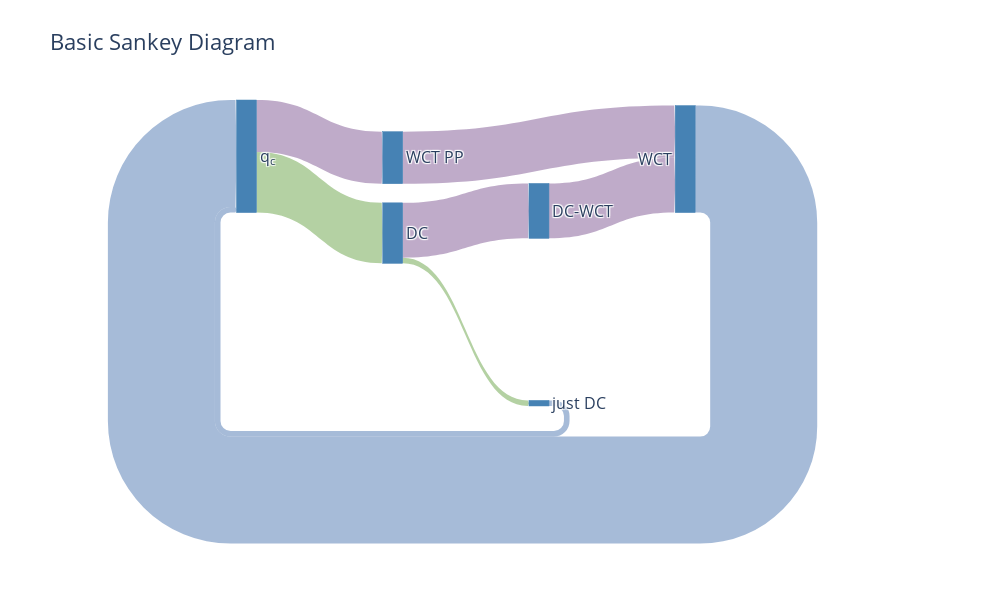

This figure's notebook cell:
### Markdown cell above
## Distribución de caudales
Distribución de caudales en el sistema

### Code cell
import plotly.graph_objects as go
from solhycool_visualizations.constants import color_palette, default_fontsize

case_study = list(opt_results.values())[0]
p = case_study['solutions'][ case_study['selected_solution_idx']+1 ]

R1 = p['R1']
R2 = p['R2']
dc = 1-R1
wct_pp = R1
just_dc = dc*(1-R2)
dc_wct = dc*R2
wct = wct_pp + dc_wct

N = 5
alpha = 0.6
cp = color_palette
dc_color = f'rgba({cp["dc_green_rgb"]}, {alpha})'
wct_color = f'rgba({cp["wct_purple_rgb"]}, {alpha})'
c_color = f'rgba({cp["c_blue_rgb"]}, {alpha})'

fig = go.Figure(
    data=[
        go.Sankey(
            
            arrangement = "freeform",
            node = dict(
                pad = 15,
                thickness = 20,
                
                line = dict(color = color_palette["bg_blue"], width = 0.5),
                label = ["q<sub>c</sub>", "DC", "WCT PP", "DC-WCT", "just DC", "WCT", "q<sub>c</sub>"],
                #      [0                 1      2         3          4        5        6]
                color = color_palette["bg_blue"],
                x = [0.1, 0.3, 0.3, 0.5, 0.5, 0.7, 0.9 ],
                # y = [0.5, 0.7, 0.3, 0.3, 0.7, 0.3, 0.5]
            ),
            link = dict(
                arrowlen=1,
                source = [0,  0,      1,        4,      1,      2,      3,         5],
                target = [1,  2,      4,        0,      3,      5,      5,         0],
                value  = [dc, wct_pp, just_dc, just_dc, dc_wct, wct_pp, dc_wct, wct],
                color = [dc_color, wct_color, dc_color, c_color, wct_color, wct_color, wct_color, c_color]
            )
        )
    ]
)

fig.update_layout(
    title_text="Basic Sankey Diagram", 
    font_size=default_fontsize,
    height=600,
    width=1000,
)

fig.show(config=generate_plotly_config(fig))

### Figure 1 — Plotly figure (JSON) as saved in the notebook; plotly's stock layout.template omitted (floating-point values rounded to 4 significant figures)
{"data": [{"arrangement": "freeform", "link": {"arrowlen": 1, "color": ["rgba(131, 179, 102, 0.6)", "rgba(149, 115, 166, 0.6)", "rgba(131, 179, 102, 0.6)", "rgba(108, 142, 191, 0.6)", "rgba(149, 115, 166, 0.6)", "rgba(149, 115, 166, 0.6)", "rgba(149, 115, 166, 0.6)", "rgba(108, 142, 191, 0.6)"], "source": [0, 0, 1, 4, 1, 2, 3, 5], "target": [1, 2, 4, 0, 3, 5, 5, 0], "value": [0.5376, 0.4624, 0.04965, 0.04965, 0.4879, 0.4624, 0.4879, 0.9504]}, "node": {"color": "steelblue", "label": ["q<sub>c</sub>", "DC", "WCT PP", "DC-WCT", "just DC", "WCT", "q<sub>c</sub>"], "line": {"color": "steelblue", "width": 0.5}, "pad": 15, "thickness": 20, "x": [0.1, 0.3, 0.3, 0.5, 0.5, 0.7, 0.9]}, "type": "sankey"}], "layout": {"title": {"text": "Basic Sankey Diagram"}, "font": {"size": 16}, "height": 600, "width": 1000}}
